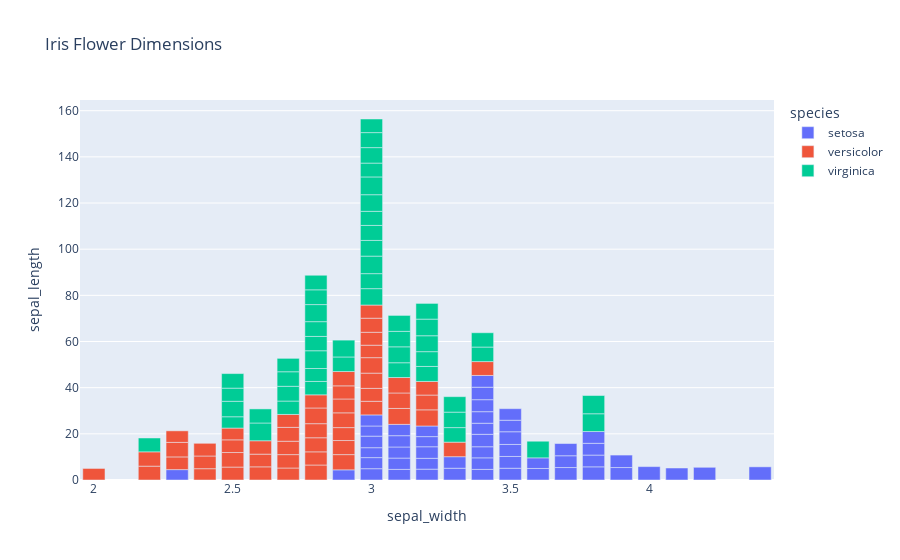

Source (notebook cell):
### Code cell
import plotly.express as px
df = px.data.iris()
fig = px.bar(df, x='sepal_width', y='sepal_length', color='species', title='Iris Flower Dimensions')
fig.show()

### Figure 1 — Plotly figure (JSON) as saved in the notebook; plotly's stock layout.template omitted (floating-point values rounded to 4 significant figures)
{"data": [{"hovertemplate": "species=setosa<br>sepal_width=%{x}<br>sepal_length=%{y}<extra></extra>", "legendgroup": "setosa", "marker": {"color": "#636efa", "pattern": {"shape": ""}}, "name": "setosa", "orientation": "v", "showlegend": true, "textposition": "auto", "type": "bar", "x": [3.5, 3.0, 3.2, 3.1, 3.6, 3.9, 3.4, 3.4, 2.9, 3.1, 3.7, 3.4, 3.0, 3.0, 4.0, 4.4, 3.9, 3.5, 3.8, 3.8, 3.4, 3.7, 3.6, 3.3, 3.4, 3.0, 3.4, 3.5, 3.4, 3.2, 3.1, 3.4, 4.1, 4.2, 3.1, 3.2, 3.5, 3.1, 3.0, 3.4, 3.5, 2.3, 3.2, 3.5, 3.8, 3.0, 3.8, 3.2, 3.7, 3.3], "xaxis": "x", "y": [5.1, 4.9, 4.7, 4.6, 5.0, 5.4, 4.6, 5.0, 4.4, 4.9, 5.4, 4.8, 4.8, 4.3, 5.8, 5.7, 5.4, 5.1, 5.7, 5.1, 5.4, 5.1, 4.6, 5.1, 4.8, 5.0, 5.0, 5.2, 5.2, 4.7, 4.8, 5.4, 5.2, 5.5, 4.9, 5.0, 5.5, 4.9, 4.4, 5.1, 5.0, 4.5, 4.4, 5.0, 5.1, 4.8, 5.1, 4.6, 5.3, 5.0], "yaxis": "y"}, {"hovertemplate": "species=versicolor<br>sepal_width=%{x}<br>sepal_length=%{y}<extra></extra>", "legendgroup": "versicolor", "marker": {"color": "#EF553B", "pattern": {"shape": ""}}, "name": "versicolor", "orientation": "v", "showlegend": true, "textposition": "auto", "type": "bar", "x": [3.2, 3.2, 3.1, 2.3, 2.8, 2.8, 3.3, 2.4, 2.9, 2.7, 2.0, 3.0, 2.2, 2.9, 2.9, 3.1, 3.0, 2.7, 2.2, 2.5, 3.2, 2.8, 2.5, 2.8, 2.9, 3.0, 2.8, 3.0, 2.9, 2.6, 2.4, 2.4, 2.7, 2.7, 3.0, 3.4, 3.1, 2.3, 3.0, 2.5, 2.6, 3.0, 2.6, 2.3, 2.7, 3.0, 2.9, 2.9, 2.5, 2.8], "xaxis": "x", "y": [7.0, 6.4, 6.9, 5.5, 6.5, 5.7, 6.3, 4.9, 6.6, 5.2, 5.0, 5.9, 6.0, 6.1, 5.6, 6.7, 5.6, 5.8, 6.2, 5.6, 5.9, 6.1, 6.3, 6.1, 6.4, 6.6, 6.8, 6.7, 6.0, 5.7, 5.5, 5.5, 5.8, 6.0, 5.4, 6.0, 6.7, 6.3, 5.6, 5.5, 5.5, 6.1, 5.8, 5.0, 5.6, 5.7, 5.7, 6.2, 5.1, 5.7], "yaxis": "y"}, {"hovertemplate": "species=virginica<br>sepal_width=%{x}<br>sepal_length=%{y}<extra></extra>", "legendgroup": "virginica", "marker": {"color": "#00cc96", "pattern": {"shape": ""}}, "name": "virginica", "orientation": "v", "showlegend": true, "textposition": "auto", "type": "bar", "x": [3.3, 2.7, 3.0, 2.9, 3.0, 3.0, 2.5, 2.9, 2.5, 3.6, 3.2, 2.7, 3.0, 2.5, 2.8, 3.2, 3.0, 3.8, 2.6, 2.2, 3.2, 2.8, 2.8, 2.7, 3.3, 3.2, 2.8, 3.0, 2.8, 3.0, 2.8, 3.8, 2.8, 2.8, 2.6, 3.0, 3.4, 3.1, 3.0, 3.1, 3.1, 3.1, 2.7, 3.2, 3.3, 3.0, 2.5, 3.0, 3.4, 3.0], "xaxis": "x", "y": [6.3, 5.8, 7.1, 6.3, 6.5, 7.6, 4.9, 7.3, 6.7, 7.2, 6.5, 6.4, 6.8, 5.7, 5.8, 6.4, 6.5, 7.7, 7.7, 6.0, 6.9, 5.6, 7.7, 6.3, 6.7, 7.2, 6.2, 6.1, 6.4, 7.2, 7.4, 7.9, 6.4, 6.3, 6.1, 7.7, 6.3, 6.4, 6.0, 6.9, 6.7, 6.9, 5.8, 6.8, 6.7, 6.7, 6.3, 6.5, 6.2, 5.9], "yaxis": "y"}], "layout": {"barmode": "relative", "legend": {"title": {"text": "species"}, "tracegroupgap": 0}, "title": {"text": "Iris Flower Dimensions"}, "xaxis": {"anchor": "y", "domain": [0, 1], "title": {"text": "sepal_width"}}, "yaxis": {"anchor": "x", "domain": [0, 1], "title": {"text": "sepal_length"}}}}
